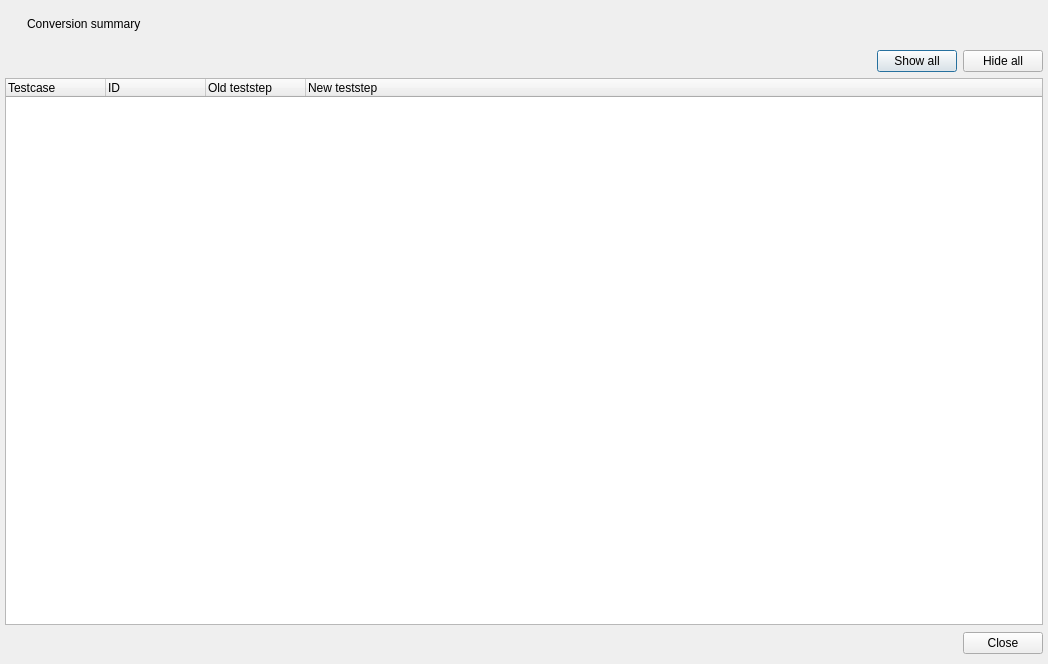
<?xml version="1.0" encoding="UTF-8"?>
<ui version="4.0">
 <class>SummaryDialog</class>
 <widget class="QDialog" name="SummaryDialog">
  <property name="geometry">
   <rect>
    <x>0</x>
    <y>0</y>
    <width>1048</width>
    <height>664</height>
   </rect>
  </property>
  <property name="windowTitle">
   <string>Summary </string>
  </property>
  <property name="windowOpacity">
   <double>1.000000000000000</double>
  </property>
  <layout class="QVBoxLayout" name="verticalLayout">
   <property name="spacing">
    <number>7</number>
   </property>
   <property name="leftMargin">
    <number>5</number>
   </property>
   <property name="topMargin">
    <number>5</number>
   </property>
   <property name="rightMargin">
    <number>5</number>
   </property>
   <property name="bottomMargin">
    <number>10</number>
   </property>
   <item>
    <widget class="QWidget" name="header_widget" native="true">
     <layout class="QHBoxLayout" name="horizontalLayout">
      <item>
       <widget class="QLabel" name="label_2">
        <property name="maximumSize">
         <size>
          <width>30</width>
          <height>30</height>
         </size>
        </property>
        <property name="text">
         <string/>
        </property>
        <property name="pixmap">
         <pixmap resource="../media/bootstrap.qrc">:/icons/bootstrap-icons-1.8.3/info.png</pixmap>
        </property>
        <property name="scaledContents">
         <bool>true</bool>
        </property>
       </widget>
      </item>
      <item>
       <widget class="QLabel" name="label">
        <property name="text">
         <string>Conversion summary</string>
        </property>
       </widget>
      </item>
      <item>
       <spacer name="horizontalSpacer">
        <property name="orientation">
         <enum>Qt::Horizontal</enum>
        </property>
        <property name="sizeHint" stdset="0">
         <size>
          <width>40</width>
          <height>20</height>
         </size>
        </property>
       </spacer>
      </item>
     </layout>
    </widget>
   </item>
   <item>
    <widget class="QWidget" name="summaryDataTreeMain_widget" native="true">
     <layout class="QVBoxLayout" name="verticalLayout_2">
      <property name="leftMargin">
       <number>0</number>
      </property>
      <property name="topMargin">
       <number>0</number>
      </property>
      <property name="rightMargin">
       <number>0</number>
      </property>
      <property name="bottomMargin">
       <number>0</number>
      </property>
      <item>
       <widget class="QWidget" name="dataTreeTools_widget" native="true">
        <layout class="QHBoxLayout" name="horizontalLayout_3">
         <property name="leftMargin">
          <number>0</number>
         </property>
         <property name="topMargin">
          <number>0</number>
         </property>
         <property name="rightMargin">
          <number>0</number>
         </property>
         <property name="bottomMargin">
          <number>0</number>
         </property>
         <item>
          <widget class="QWidget" name="dataTreeSearchBox_widget" native="true">
           <layout class="QHBoxLayout" name="horizontalLayout_4">
            <property name="leftMargin">
             <number>5</number>
            </property>
            <property name="topMargin">
             <number>0</number>
            </property>
            <property name="rightMargin">
             <number>0</number>
            </property>
            <property name="bottomMargin">
             <number>0</number>
            </property>
            <item>
             <spacer name="horizontalSpacer_3">
              <property name="orientation">
               <enum>Qt::Horizontal</enum>
              </property>
              <property name="sizeHint" stdset="0">
               <size>
                <width>40</width>
                <height>20</height>
               </size>
              </property>
             </spacer>
            </item>
           </layout>
          </widget>
         </item>
         <item>
          <widget class="QWidget" name="dataTreeButtonBox_widget" native="true">
           <layout class="QHBoxLayout" name="horizontalLayout_5">
            <property name="leftMargin">
             <number>0</number>
            </property>
            <property name="topMargin">
             <number>0</number>
            </property>
            <property name="rightMargin">
             <number>0</number>
            </property>
            <property name="bottomMargin">
             <number>0</number>
            </property>
            <item>
             <widget class="QPushButton" name="showAll_btn">
              <property name="text">
               <string>Show all</string>
              </property>
             </widget>
            </item>
            <item>
             <widget class="QPushButton" name="hideAll_btn">
              <property name="text">
               <string>Hide all</string>
              </property>
             </widget>
            </item>
           </layout>
          </widget>
         </item>
        </layout>
       </widget>
      </item>
      <item>
       <widget class="QTreeWidget" name="dataTree_Widget">
        <property name="inputMethodHints">
         <set>Qt::ImhNone</set>
        </property>
        <property name="frameShape">
         <enum>QFrame::StyledPanel</enum>
        </property>
        <property name="sizeAdjustPolicy">
         <enum>QAbstractScrollArea::AdjustIgnored</enum>
        </property>
        <property name="autoScroll">
         <bool>true</bool>
        </property>
        <property name="tabKeyNavigation">
         <bool>true</bool>
        </property>
        <property name="showDropIndicator" stdset="0">
         <bool>true</bool>
        </property>
        <property name="alternatingRowColors">
         <bool>true</bool>
        </property>
        <property name="selectionMode">
         <enum>QAbstractItemView::ContiguousSelection</enum>
        </property>
        <property name="selectionBehavior">
         <enum>QAbstractItemView::SelectItems</enum>
        </property>
        <property name="rootIsDecorated">
         <bool>true</bool>
        </property>
        <property name="uniformRowHeights">
         <bool>false</bool>
        </property>
        <property name="sortingEnabled">
         <bool>false</bool>
        </property>
        <property name="animated">
         <bool>true</bool>
        </property>
        <property name="allColumnsShowFocus">
         <bool>false</bool>
        </property>
        <property name="wordWrap">
         <bool>true</bool>
        </property>
        <property name="headerHidden">
         <bool>false</bool>
        </property>
        <property name="expandsOnDoubleClick">
         <bool>true</bool>
        </property>
        <attribute name="headerVisible">
         <bool>true</bool>
        </attribute>
        <attribute name="headerCascadingSectionResizes">
         <bool>true</bool>
        </attribute>
        <attribute name="headerHighlightSections">
         <bool>false</bool>
        </attribute>
        <attribute name="headerShowSortIndicator" stdset="0">
         <bool>false</bool>
        </attribute>
        <attribute name="headerStretchLastSection">
         <bool>true</bool>
        </attribute>
        <column>
         <property name="text">
          <string>Testcase</string>
         </property>
        </column>
        <column>
         <property name="text">
          <string>ID</string>
         </property>
        </column>
        <column>
         <property name="text">
          <string>Old teststep</string>
         </property>
        </column>
        <column>
         <property name="text">
          <string>New teststep</string>
         </property>
        </column>
       </widget>
      </item>
     </layout>
    </widget>
   </item>
   <item>
    <widget class="QWidget" name="toolButtons_widget" native="true">
     <layout class="QHBoxLayout" name="horizontalLayout_2">
      <property name="leftMargin">
       <number>0</number>
      </property>
      <property name="topMargin">
       <number>0</number>
      </property>
      <property name="rightMargin">
       <number>0</number>
      </property>
      <property name="bottomMargin">
       <number>0</number>
      </property>
      <item>
       <spacer name="horizontalSpacer_2">
        <property name="orientation">
         <enum>Qt::Horizontal</enum>
        </property>
        <property name="sizeHint" stdset="0">
         <size>
          <width>40</width>
          <height>20</height>
         </size>
        </property>
       </spacer>
      </item>
      <item>
       <widget class="QPushButton" name="closeSummary_btn">
        <property name="text">
         <string>Close</string>
        </property>
        <property name="shortcut">
         <string>Ctrl+W, Meta+W</string>
        </property>
        <property name="checkable">
         <bool>false</bool>
        </property>
        <property name="flat">
         <bool>false</bool>
        </property>
       </widget>
      </item>
     </layout>
    </widget>
   </item>
  </layout>
 </widget>
 <resources>
  <include location="../media/bootstrap.qrc"/>
 </resources>
 <connections/>
</ui>
